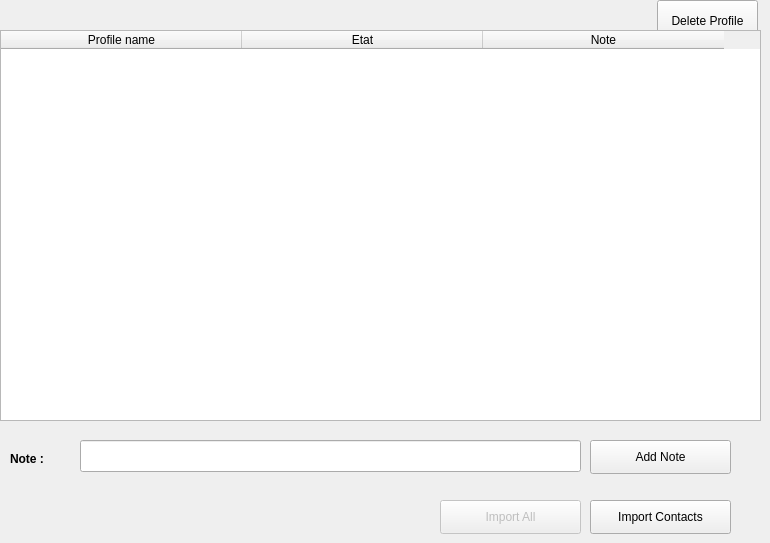
   <widget class="QWidget" name="profiles">
    <attribute name="title">
     <string>Profiles</string>
    </attribute>
    <widget class="QTableWidget" name="profiles_list">
     <property name="enabled">
      <bool>true</bool>
     </property>
     <property name="geometry">
      <rect>
       <x>0</x>
       <y>30</y>
       <width>761</width>
       <height>391</height>
      </rect>
     </property>
     <property name="dragDropOverwriteMode">
      <bool>false</bool>
     </property>
     <property name="gridStyle">
      <enum>Qt::NoPen</enum>
     </property>
     <attribute name="horizontalHeaderVisible">
      <bool>true</bool>
     </attribute>
     <attribute name="horizontalHeaderCascadingSectionResizes">
      <bool>true</bool>
     </attribute>
     <attribute name="horizontalHeaderDefaultSectionSize">
      <number>241</number>
     </attribute>
     <attribute name="horizontalHeaderMinimumSectionSize">
      <number>2</number>
     </attribute>
     <attribute name="verticalHeaderVisible">
      <bool>true</bool>
     </attribute>
     <column>
      <property name="text">
       <string>Profile name</string>
      </property>
      <property name="textAlignment">
       <set>AlignCenter</set>
      </property>
     </column>
     <column>
      <property name="text">
       <string>Etat</string>
      </property>
      <property name="textAlignment">
       <set>AlignCenter</set>
      </property>
     </column>
     <column>
      <property name="text">
       <string>Note</string>
      </property>
      <property name="textAlignment">
       <set>AlignCenter</set>
      </property>
     </column>
    </widget>
    <widget class="QPushButton" name="import_contacts">
     <property name="enabled">
      <bool>true</bool>
     </property>
     <property name="geometry">
      <rect>
       <x>590</x>
       <y>500</y>
       <width>141</width>
       <height>34</height>
      </rect>
     </property>
     <property name="text">
      <string>Import Contacts</string>
     </property>
    </widget>
    <widget class="QPushButton" name="import_all">
     <property name="enabled">
      <bool>false</bool>
     </property>
     <property name="geometry">
      <rect>
       <x>440</x>
       <y>500</y>
       <width>141</width>
       <height>34</height>
      </rect>
     </property>
     <property name="text">
      <string>Import All</string>
     </property>
    </widget>
    <widget class="QLabel" name="label_11">
     <property name="geometry">
      <rect>
       <x>10</x>
       <y>450</y>
       <width>58</width>
       <height>18</height>
      </rect>
     </property>
     <property name="font">
      <font>
       <weight>75</weight>
       <bold>true</bold>
      </font>
     </property>
     <property name="text">
      <string>Note :</string>
     </property>
    </widget>
    <widget class="QLineEdit" name="note">
     <property name="geometry">
      <rect>
       <x>80</x>
       <y>440</y>
       <width>501</width>
       <height>32</height>
      </rect>
     </property>
    </widget>
    <widget class="QPushButton" name="add_note">
     <property name="enabled">
      <bool>true</bool>
     </property>
     <property name="geometry">
      <rect>
       <x>590</x>
       <y>440</y>
       <width>141</width>
       <height>34</height>
      </rect>
     </property>
     <property name="text">
      <string>Add Note</string>
     </property>
    </widget>
    <widget class="QLabel" name="alert_profiles">
     <property name="geometry">
      <rect>
       <x>20</x>
       <y>500</y>
       <width>411</width>
       <height>21</height>
      </rect>
     </property>
     <property name="text">
      <string/>
     </property>
    </widget>
    <widget class="QPushButton" name="delete_profile">
     <property name="geometry">
      <rect>
       <x>657</x>
       <y>0</y>
       <width>101</width>
       <height>41</height>
      </rect>
     </property>
     <property name="text">
      <string>Delete Profile</string>
     </property>
    </widget>
    <zorder>delete_profile</zorder>
    <zorder>profiles_list</zorder>
    <zorder>import_contacts</zorder>
    <zorder>import_all</zorder>
    <zorder>label_11</zorder>
    <zorder>note</zorder>
    <zorder>add_note</zorder>
    <zorder>alert_profiles</zorder>
   </widget>
